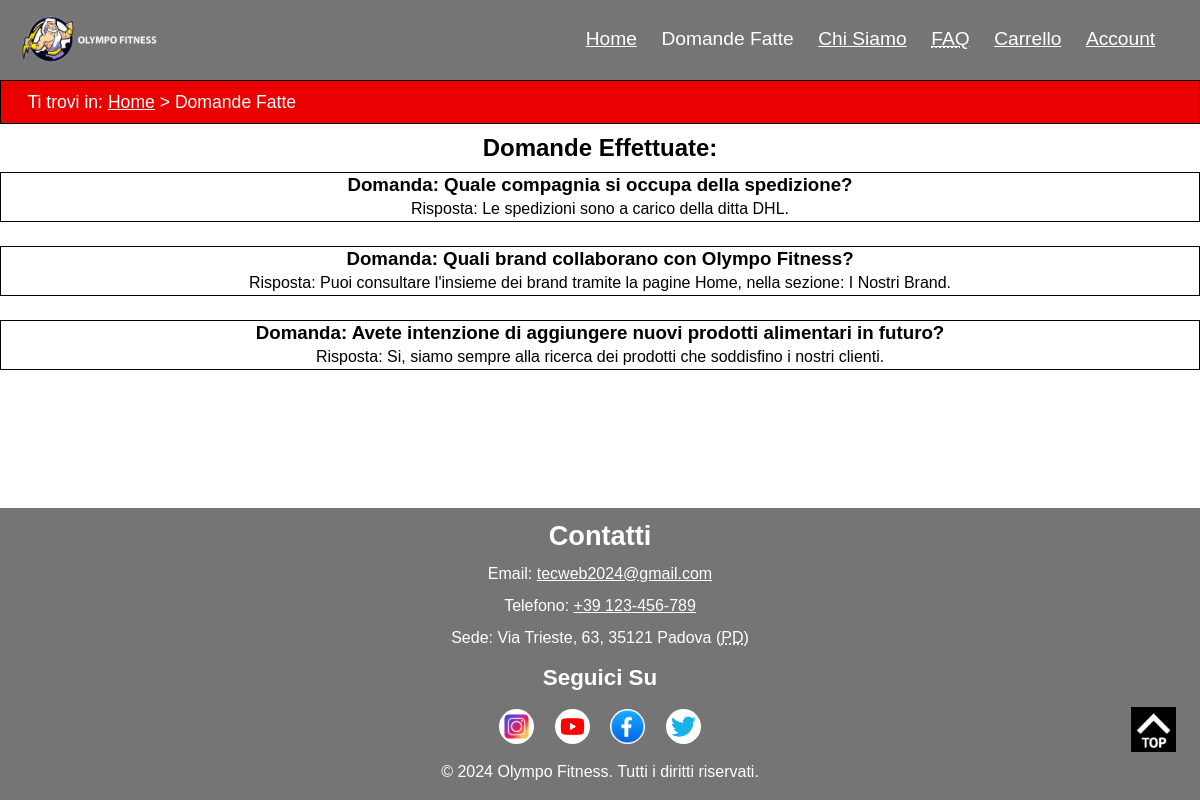
/areaUtente/areaUtenteFaq.php (signed in), run on the app's committed database.
### tables this page shows
CREATE TABLE `faq` (
  `ID` int(10) UNSIGNED NOT NULL,
  `domanda` text NOT NULL,
  `risposta` text DEFAULT NULL,
  `utente` int(10) UNSIGNED NOT NULL
);

### connection.php (called while the page is built, shortened)
<?php
class DBAccess {
    private $connection;
    public function openDBConnection(){
        $this->connection = mysqli_connect(
            self::HOST_DB,
            self::USERNAME,
            self::PASSWORD,
            self::DATABASE_NAME
        );
        if(mysqli_connect_errno()) {
            echo "Errore di connessione al database: " . mysqli_connect_error();
            return false;
        } else {
            return true;
        }
    }
    public function getPeopleId($id) {
        $tuples = array();
        $query ="SELECT id,amministratore FROM utente WHERE id='$id'";
        $result = mysqli_query($this->connection, $query) or die("Errore nell'accesso al database" .mysqli_error($this->connection));
        if ($result && $result->num_rows > 0) {
            while ($row = $result->fetch_assoc()) {
                $tuples[] = $row;
            }
        } else {
            $tuples= array();
        }
        return $tuples;
    }
    function isLoggedInUser(){
        if(isset($_SESSION['user'])){
            $connection = new DBAccess();
            if($connection->openDBConnection()){
                $id = $_SESSION['user'];
                $users = $connection->getPeopleId($id);
                if(count($users)>0){
                    $user = $users[0];
                    return $user['amministratore']==0;
                }else{
                    return false;
                }
            }else{
                return false;
            }
        }else{
            return false;
        }
    }
    public function getFaqFromDataBase() {
    $domande_risposta = array();
    $query = "SELECT domanda, risposta FROM faq WHERE utente=1";
    $result = mysqli_query($this->connection, $query) or die("Errore nell'accesso al database" .mysqli_error($this->connection));
    if ($result && $result->num_rows > 0) {
        while ($row = $result->fetch_assoc()) {
            $domande_risposta[] = $row;
        }
    } else {
        $domande_risposta = array();
    }
    return $domande_risposta;
    }
}
?>

### areaUtente/areaUtenteFaq.php (the view, shortened to what this page needs)
<?php
require_once "../connection.php";
$paginaHTML = file_get_contents("templates/areaUtenteFaqTemplate.html");
$stringaFAQ = "";
$connection = new DBAccess();
if($connection->isLoggedInUser()){
if ($connection->openDBConnection()) {
    $listaFAQ = $connection->getFaqFromDatabase();
    if ($listaFAQ != null) {
        foreach ($listaFAQ as $faq) {
            $stringaFAQ .= '<li class="q_a_box"><h3>Domanda: ' . $faq["domanda"] . '</h3><p>Risposta: ';
            if($faq["risposta"] != NULL){
                $stringaFAQ .= ''. $faq["risposta"] . '</p></li>';
            }else{
                $stringaFAQ .= 'L\'amministratore provvederà a rispondere il prima possibile</p></li>';
            }
        }
    }else{
        $stringaFAQ = "<li>Non sono presenti domande</li>";
    }
} else {
    $stringaFAQ = "<li>I sistemi sono momentaneamente fuori servizio, ci scusiamo per il disagio</li>";
}
}else{
    header("Location: ../index.php");
    die();
}
$paginaHTML = str_replace("{faq}", $stringaFAQ, $paginaHTML);
echo $paginaHTML;
?>

### style.css (style rules this page uses)
* { margin: 0em; padding: 0em; }
:root { --headerBgColor: #757575; --headerTextColor: #FFFFFF; --bgColor: #FFFFFF; --textColor: #000000; --breadcrumbBgColor: #EB0000; --breadcrumbTextColor: #FFFFFF; --footerBgColor: #757575; --footerTextColor: #FFFFFF; --visitedLinkColor: #000000; --linkColor: #FFFFFF; --textCategories: #FFFFFF; --textProducts: #000000; --colorButtonHover: #000000; --font-body-family: "Roboto Condensed", sans-serif; }
html { font-size: 100%; font-family: var(--font-body-family); line-height: 1.5em; margin: auto; scroll-behavior: smooth; }
body { font-family: Arial, sans-serif; line-height: 1.5em; background-color: var(--bgColor); color: var(--textColor); display: flex; flex-direction: column; min-height: 100vh; }
header { background-color: var(--headerBgColor); padding: 0.5em 1em 0.5em 1em; }
h1.logo { background-image: url('images/zeusbiancogrigio.jpg'); background-repeat: no-repeat; background-size: contain; }
.logo { color:var(--headerTextColor); font-size: 2em; line-height: 2em; float:left; text-indent:100%; white-space:nowrap; overflow:hidden; }
nav a:link { color: var(--linkColor); }
#menu a:link { color: var(--linkColor); }
#menu { float: right; color: var(--headerTextColor); }
#menu ul { max-width: 1024px; padding: 1em; margin: auto; list-style-type:none; text-align: center; font-size: 120%; }
#menu ul li { display: inline; margin: 0 0.5em; }
#breadcrumb { background-color: var(--breadcrumbBgColor); color: var(--breadcrumbTextColor); border: 1px solid black; font-size: 110%; padding: 0.5em 0em 0.5em 1.5em; }
#breadcrumb p { max-width: 1024px; }
#contacts h3 { font-size: 170%; margin-bottom: 0.5em; }
#contacts ul { list-style: none; padding-bottom: 0.5em; }
#contacts li { margin-bottom: 0.5em; }
#contacts a:link { color: var(--linkColor); }
#social h4 { font-size: 140%; margin-bottom: 0.5em; }
#social a { margin: 0.5em 0.5em 1em 0.5em; padding: 0.7em; height: 0.8em; width: 0.8em; border-radius: 50%; display: inline-block; text-indent: -999em; }
#instaImage { background-image: url('images/iconInsta.jpg'); background-repeat: no-repeat; background-position: center; background-size: cover; }
#youtubeImage { background-image: url('images/iconYT.png'); background-repeat: no-repeat; background-position: center; background-size: cover; }
#facebookImage { background-image: url('images/iconFB.jpg'); background-repeat: no-repeat; background-position: center; background-size: cover; }
#twitterImage { background-image: url('images/iconTwitter.png'); background-repeat: no-repeat; background-position: center; background-size: cover; }
#buttonToTop { position: fixed; right: 1em; bottom: 1.5em; }
a#buttonToTop { background-image: url(images/back_to_topIcon.jpg); background-position: center; background-size: contain; margin: 0 0.5em 1.5em 0.5em; padding: 0.9em; height: 1em; width: 1em; background-color: #000000; display: inline-block; text-indent: -999em; }
footer { margin-top: auto; background-color: var(--footerBgColor); color: var(--footerTextColor); padding: 1em; text-align: center; }
#q_a_container { text-align: center; }
#q_a_container h2 { padding: 1%; text-align: center; }
#q_a_container .q_a_box { margin-bottom: 2%; list-style: none; border: 1px solid #000; }

### mobile.css (style rules this page uses)
header { padding: 0em; }
.logo { line-height: 2.5em; clear: both; }
#menu { background-color: #757575; border: 1px solid black; position: fixed; bottom: 0; justify-content: space-around; clear: both; width: 100%; }
#menu ul { font-size: 100%; padding: 0.5em; }
#menu ul li { margin: 0 0.3em; }
#breadcrumb { font-size: 90%; padding: 0.5em 0em 0.5em 0.8em; }
#contacts h3 { font-size: 130%; }
#social h4 { font-size: 110%; }
#buttonToTop { position: fixed; font-size: 90%; right: 0.5em; bottom: 6em; }
a#buttonToTop { margin-bottom: 2.5em; }
footer { padding: 0.5em; }
#footer_Text { margin-bottom: 5em; }
#q_a_container { text-align: center; }
#q_a_container h2 { padding: 1%; text-align: center; }
#q_a_container .q_a_box { margin-bottom: 10%; list-style: none; border: 1px solid #000; }

### tablet.css (style rules this page uses)
header { padding: 1em; }
.logo { line-height: 2em; }
#menu { bottom: auto; top: 0; }
#menu ul { font-size: 1.1em; }
#contacts h3 { font-size: 1.5em; }
#social h4 { font-size: 1.3em; }
#social a { margin: 0.5em; }
#buttonToTop { bottom: 2em; }
footer { padding: 1em; }
#q_a_container h2 { padding: 2%; }
.q_a_box { margin-bottom: 5%; }

### data on the page
faq: domanda "Quale compagnia si occupa della spedizione?", risposta "Le spedizioni sono a carico della ditta DHL."
faq: domanda "Quali brand collaborano con Olympo Fitness?", risposta "Puoi consultare l'insieme dei brand tramite la pagine Home, nella sezione: I Nostri Brand."
faq: domanda "Avete intenzione di aggiungere nuovi prodotti alimentari in futuro?", risposta "Si, siamo sempre alla ricerca dei prodotti che soddisfino i nostri clienti."
